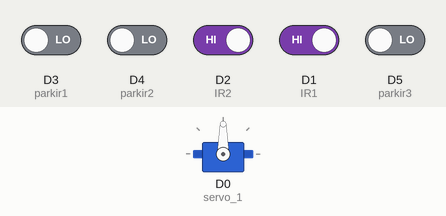
A sketch run on a simulated ESP8266 (NodeMCU). On the bench: servo. The test bench sets the inputs (shaded band); at power-on: D1 (IR1), D2 (IR2) HIGH, D3 (parkir1), D4 (parkir2), D5 (parkir3) LOW. WiFi joins after 1.5 s; servers stay silent unless stated; uploads are accepted with an empty reply; what the sketch prints to the serial monitor is not drawn.

Above: at 5.5 s.
5.6 s: D1 (IR1) driven LOW
At 8.1 s:
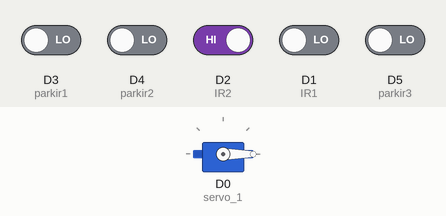
14.1 s: D1 (IR1) driven HIGH
At 15.1 s:
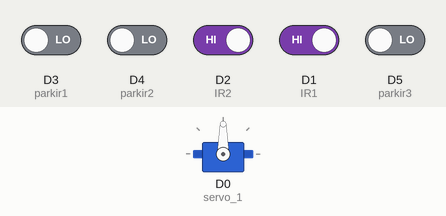
16.8 s: D2 (IR2) driven LOW
At 19.4 s:
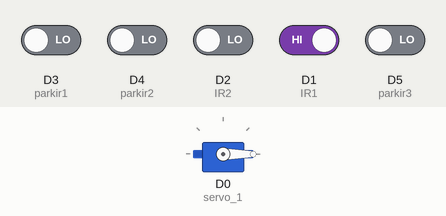
Timing chart, 0 to 23.4 s (numbered marks = the images above; inputs shaded):
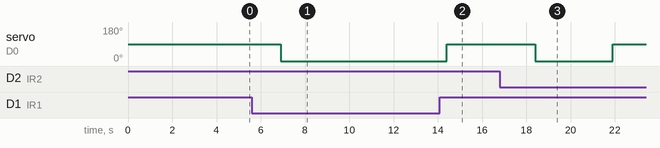

Measured:
- after the input at 5.6 s, servo on D0 (servo_1): 90° → 0° after 1.3 s
- after the input at 14.1 s, servo on D0 (servo_1): 0° → 90° after 0.31 s
- after the input at 16.8 s, servo on D0 (servo_1): 90° → 0° after 1.6 s, → 90° 3.5 s later

The sketch:

Parking_system.ino
```cpp
#define BLYNK_TEMPLATE_ID "."
#define BLYNK_TEMPLATE_NAME "Parking"
#define BLYNK_AUTH_TOKEN "TOKEN"
#define BLYNK_PRINT Serial

#include <Servo.h>
#include <ESP8266WiFi.h>
#include <ESP8266HTTPClient.h>
#include <BlynkSimpleEsp8266.h>

const char *ssid = "YOUR WIFI SSID";
const char *pass = "YOUR WIFI PASS";

Servo servo_1;
const int IR1 = D1;
const int IR2 = D2;
const int parkir1 = D3;
const int parkir2 = D4;
const int parkir3 = D5;
int readIR1;
int readIR2;
int jumlah = 3;
int led1, led2, led3;

bool sudah_cetak = false;
bool sudah_cetak2 = false;
bool sudah_cetak_parkir1 = false;
bool sudah_cetak_parkir2 = false;
bool sudah_cetak_parkir3 = false;
bool printStatus = true;

void setup() {
  Serial.begin(115200);
  pinMode(IR1, INPUT);
  pinMode(IR2, INPUT);
  pinMode(parkir1, INPUT);
  pinMode(parkir2, INPUT);
  pinMode(parkir3, INPUT);
  servo_1.attach(D0, 500, 2500);
  connectWifi();
  Blynk.begin(BLYNK_AUTH_TOKEN, ssid, pass);
}

void connectWifi() {
  Serial.print("Connecting to WiFi");
  WiFi.mode(WIFI_STA);
  WiFi.begin(ssid, pass);

  while (WiFi.status() != WL_CONNECTED) {
    Serial.print(".");
    delay(1000);
  }

  Serial.println("");
  Serial.println("WiFi connected");
  Serial.println("IP address: ");
  Serial.println(WiFi.localIP());
  Serial.println();
  delay(2000);
}

void sentData(int slot, bool terdeteksi) {
  if (WiFi.status() == WL_CONNECTED) {
    WiFiClient client;
    HTTPClient http;

    String address = "http://ip_address/parkir/record.php?slot=";
    address += String(slot);
    address += "&status=";
    address += terdeteksi ? "masuk" : "keluar";

    http.begin(client, address);
    int httpCode = http.GET();
    String payload;

    if (httpCode > 0) {
      payload = http.getString();
      payload.trim();
      if (payload.length() > 0) {
        Serial.println(payload + "\n");
      }
    }

    http.end();
  } else {
    Serial.print("Not connected to wifi ");
    Serial.println(ssid);
    connectWifi();
  }
}

void loop() {
  Blynk.virtualWrite(V12, jumlah);
  readIR1 = digitalRead(IR1);
  readIR2 = digitalRead(IR2);

  // Slot Parkir 1
  if (digitalRead(parkir1) == HIGH) {
    if (sudah_cetak_parkir1) {
      sentData(1, false);
      sudah_cetak_parkir1 = false;
      sensorvalue1(0);
    }
    Serial.println("Parkir 1 Kosong");
  } else {
    if (!sudah_cetak_parkir1) {
      sentData(1, true);
      Serial.println("Parkir 1 Terisi");
      sudah_cetak_parkir1 = true;
      sensorvalue1(1);
    }
  }

  // Slot Parkir 2
  if (digitalRead(parkir2) == HIGH) {
    if (sudah_cetak_parkir2) {
      sentData(2, false);
      sudah_cetak_parkir2 = false;
      sensorvalue2(0);
    }
    Serial.println("Parkir 2 Kosong");
  } else {
    if (!sudah_cetak_parkir2) {
      sentData(2, true);
      Serial.println("Parkir 2 Terisi");
      sudah_cetak_parkir2 = true;
      sensorvalue2(1);
    }
  }

  // Slot Parkir 3
  if (digitalRead(parkir3) == HIGH) {
    if (sudah_cetak_parkir3) {
      sentData(3, false);
      sudah_cetak_parkir3 = false;
      sensorvalue3(0);
    }
    Serial.println("Parkir 3 Kosong");
  } else {
    if (!sudah_cetak_parkir3) {
      sentData(3, true);
      Serial.println("Parkir 3 Terisi");
      sudah_cetak_parkir3 = true;
      sensorvalue3(1);
    }
  }

  ServoControlBuka(readIR1);
  ServoControlTutup(readIR2);
  Blynk.run();
  delay(2000);
}

void ServoControlBuka(int readIR1) {
  if (jumlah > 0) {
    if (readIR1 == 0) {
      servo_1.write(0);

      if (!sudah_cetak) {
        delay(1500);
        jumlah--;
        sudah_cetak = true;
      }
    } else {
      servo_1.write(90);
      sudah_cetak = false;
    }
  } else {
    Blynk.logEvent("Parkir Penuh!");
    servo_1.write(90);
    delay(1500);
  }
}

void ServoControlTutup(int readIR1) {
  if (readIR2 == 0 && jumlah < 3) {
    servo_1.write(0);

    if (!sudah_cetak2) {
      delay(1500);
      jumlah++;
      sudah_cetak2 = true;
    } else {
      servo_1.write(90);
      sudah_cetak2 = false;
    }
  }
}

void sensorvalue1(int led1) {
  int sdata = led1;
  Blynk.virtualWrite(V9, sdata);
}

void sensorvalue2(int led2) {
  int sdata = led2;
  Blynk.virtualWrite(V10, sdata);
}

void sensorvalue3(int led3) {
  int sdata = led3;
  Blynk.virtualWrite(V11, sdata);
}
```
